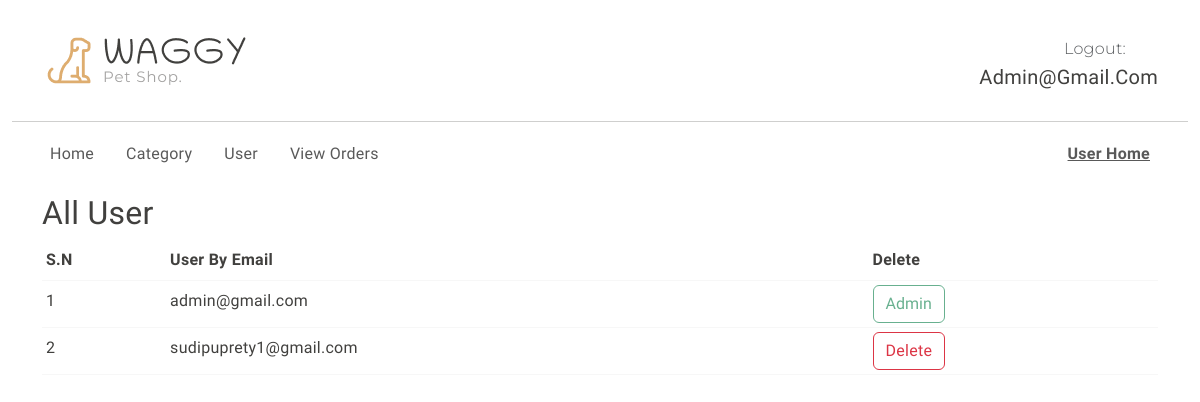
The app's page /view_user (signed in) with its own data.
### shop/user/models.py (models this page shows)
class User(db.Model, UserMixin):
    id = db.Column(db.Integer, primary_key = True)
    username = db.Column(db.String(50), nullable=False)
    email = db.Column(db.String(20), unique=True, nullable=False)
    password = db.Column(db.String(80), nullable=False)
    image_file = db.Column(db.String(20), nullable=False, default = 'default.jpg')
    role = db.Column(db.String(20), nullable=False, default='customer')
    likes = db.relationship('Like', backref='user', cascade='all, delete-orphan')
    cart_items = db.relationship('Cart', backref=db.backref('user', lazy=True), cascade='all, delete-orphan')
    user_orders = db.relationship('Order', back_populates='user', cascade='all, delete-orphan')
    def delete(self):
        for like in self.likes:
            db.session.delete(like)
        for order in self.user_orders:
            db.session.delete(order)
        for cart_item in self.cart_items:
            db.session.delete(cart_item)
        db.session.delete(self)
        db.session.commit()

### shop/admin/routes.py (the view)
@app.route('/view_user')
@login_required
@admin_required
def viewuser():
    all_users = User.query.all()
    return render_template('admin/view_user.html', all_users=all_users)

### shop/__init__.py (called while the page is built)
def admin_required(func):
    @wraps(func)
    def decorated_function(*args, **kwargs):
        if current_user.role != 'admin':
            flash('Access Denied: You are not authorized to access admin page.')
            return redirect(url_for('login'))
        return func(*args, **kwargs)
    return decorated_function

### shop/user/models.py (called while the page is built)
@login_manager.user_loader
def load_user(user_id):
    return User.query.get(int(user_id))

### shop/templates/admin/view_user.html (shortened to what this page needs)
{% extends 'base.html'%}
{% block body %}
{% include 'admin/navbar.html'%}
  <div class="container">
    <h2>All User</h2>
    <table class="table table-sm">
      <thead>
        <th>S.N</th>
        <th>User By Email</th>
        <th>Delete</th>
      </thead>
      <tbody>
      {% for user in all_users %}
        <tr>
          <td>{{loop.index}}</td>
          <td>{{user.email}}</td>
          {% if user.role == 'customer' %}
            <td><a href="/delete_user/{{ user.id }}" class="btn btn-outline-danger">Delete</a></td>
            {% else %}
            <td><button class="btn btn-outline-success" disabled>Admin</button></td>
        {% endif %}
        </tr>
        {% endfor %}
      </tbody>
    </table>
  </div>
{% endblock body %}

### shop/templates/admin/navbar.html (shortened to what this page needs)
{% block content %}
<header>
  <div class="container py-2">
    <div class="row py-4 pb-0 pb-sm-4 align-items-center">
      <div class="col-sm-4 col-lg-3 text-center text-sm-start">
        <div class="main-logo">
          <a href="{{url_for('admin_home')}}">
            <img src="static/images/logo.png" alt="logo" class="img-fluid">
          </a>
        </div>
      </div>
      <div class="col-sm-8 col-lg-9 d-flex justify-content-between justify-content-sm-end align-items-center">
        <div class="support-box text-end">
          <span class="fs-6 secondary-font text-muted">
            Logout:
          </span>
          <h5 class="mb-0">{{current_user.email}}</h5>
        </div>
      </div>
    </div>
  </div>
    <div class="container-fluid">
      <hr class="m-0">
    </div>
    <div class="container">
      <nav class="main-menu d-flex navbar navbar-expand-lg">
        <div class="offcanvas offcanvas-end" tabindex="-1" id="offcanvasNavbar" aria-labelledby="offcanvasNavbarLabel">
          <div class="offcanvas-body justify-content-between">
            <ul class="navbar-nav menu-list list-unstyled d-flex gap-md-3 mb-0">
              <li class="nav-item">
                <a href="{{url_for('admin_home')}}" class="nav-link">Home</a>
              </li>
              <li class="nav-item">
                <a href="{{url_for('viewcategory')}}" class="nav-link">Category</a>
              </li>
              <li class="nav-item">
                <a href="{{url_for('viewuser')}}" class="nav-link">User</a>
              </li>
              <li class="nav-item">
                <a class="nav-link" href="{{url_for('view_orders')}}">View Orders</a>
              </li>
            </ul>
            <ul class="navbar-nav menu-list list-unstyled d-flex gap-md-3 mb-0">
              <li class="nav-item">
                <a href="{{url_for('home')}}" class="nav-link"><b><u>User Home</u></b></a>
              </li>
            </ul>
          </div>
        </div>
      </nav>
    </div>
  </header>
  {% endblock content %}

### shop/static/style.css (style rules this page uses)
:root { --header-height: 160px; --header-height-min: 80px; }
:root { --accent-color: #DEAD6F; --dark-color: #222222; --light-dark-color: #727272; --light-color: #fff; --grey-color: #dbdbdb; --light-grey-color: #fafafa; --primary-color: #6995B1; --light-primary-color: #eef1f3; }
:root { --body-font: 'Chilanka', cursive; --heading-font: 'Chilanka', cursive; --secondary-font: 'Montserrat', sans-serif; }
body { --bs-link-color: #333; --bs-link-hover-color: #333; --bs-link-color-rgb: 40, 40, 40; --bs-link-hover-color-rgb: 0, 0, 0; --bs-light-rgb: 248, 248, 248; --bs-font-sans-serif: 'Chilanka', cursive; --bs-body-font-family: var(--bs-font-sans-serif); --bs-body-font-size: 1rem; --bs-body-font-weight: 400; --bs-body-line-height: 2; --bs-body-color: #41403E; --bs-primary: #DEAD6F; --bs-primary-rgb: 222, 173, 111; --bs-primary-bg-subtle: #FFF9EB; --bs-border-color: #F7F7F7; --bs-secondary-rgb: 230, 243, 251; --bs-success-rgb: 238, 245, 228; --bs-danger-rgb: 249, 235, 231; --bs-warning-rgb: 255, 249, 235; --bs-info-rgb: 230, 243, 250; }
body { letter-spacing: 0.01625rem; }
h1, h2, h3, h4, h5, h6 { font-family: var(--heading-font); color: var(--bs-body-color); font-weight: 400; text-transform: capitalize; }
a { text-decoration: none; }
.secondary-font { font-family: var(--secondary-font); font-weight: 300; }

### records on screen
User: email "Admin@gmail.com", email "admin@gmail.com", role "Admin"
User: email "sudipuprety1@gmail.com"
